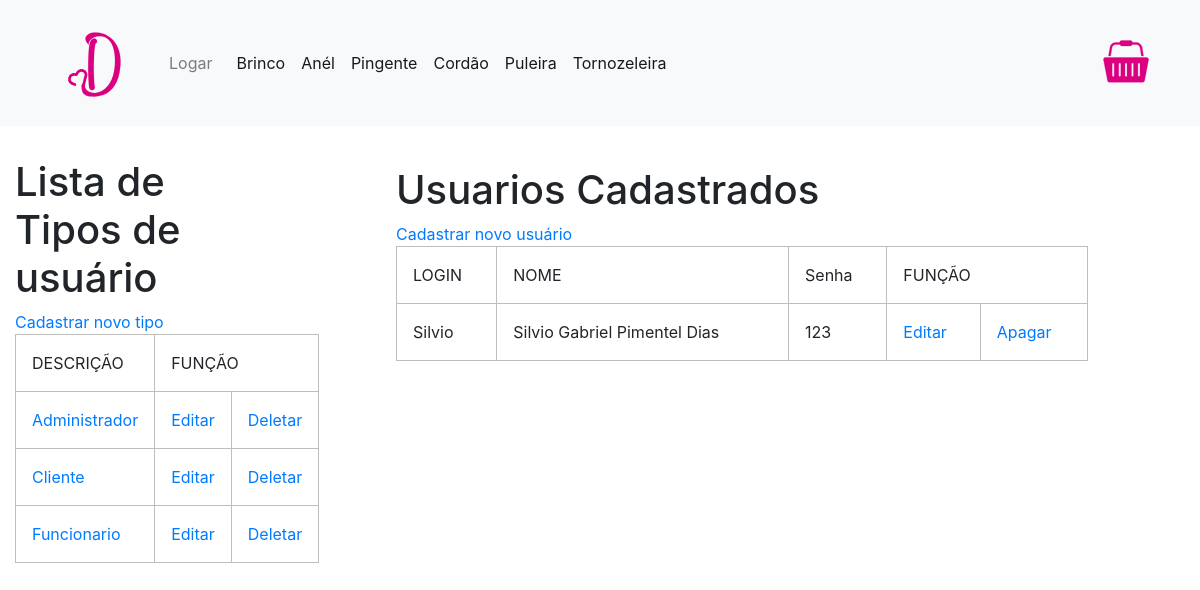
Page /index.php?pagina=usuarios on the committed database.
### tables this page shows
CREATE TABLE tipo_usuario(
	id_tipo INT AUTO_INCREMENT,
    descricao VARCHAR(15) NOT NULL,
    PRIMARY KEY(id_tipo)
    );

CREATE TABLE usuario(
	id_usuario INT AUTO_INCREMENT,
    login VARCHAR(10) NOT NULL,
    senha VARCHAR(15) NOT NULL,
    nome VARCHAR(50) NOT NULL,
    email VARCHAR(30) NOT NULL,
    nascimento DATE,
    endereco VARCHAR(40),
    numero VARCHAR(10),
    complemento VARCHAR(20),
    bairro VARCHAR(25),
    cidade VARCHAR(25),
    estado VARCHAR(2),
    cep VARCHAR(10),
    telefone VARCHAR(14),
    tipo_usuario VARCHAR(20),
    PRIMARY KEY(id_usuario)
);

### paginas/ADMIN/usuarios.php (the view, shortened to what this page needs)
<?php
    if(!isset($_GET['tipoid'])){
    $query = 'SELECT * FROM usuario';
    }else{
        $tipoid = $_GET['tipoid'];
        $query = 'SELECT * FROM usuario WHERE id_tipo ='.$tipoid;
    }
    $consulta = mysqli_query($conexao, $query);
    $query_tipo = 'SELECT * FROM tipo_usuario';
    $tipo = mysqli_query($conexao, $query_tipo);
?>
<div class="containerLista">
    <div class="adminArea">
        <div id="tabelaTipo_usuario" class="col-3">
            <h1>Lista de Tipos de usuário</h1>
            <a class="link_botao" href="?pagina=cadastro_funcionarios">Cadastrar novo tipo</a>
                <table cellspacing=0>
                    <tr>
                        <th>DESCRIÇÃO</th>
                        <th colspan="2">FUNÇÃO</th>
                    </tr>
                    <?php
                        while($linha = mysqli_fetch_array($tipo)){
                            ?>
                        <tr>
                        <td><a href="?pagina=usuarios&tipoid=<?=$linha['id_tipo']?>"><?=$linha['descricao']?></a></td>
                        <td class=tabela-celula><a href="?pagina=cadastro_funcionarios&id_tipo=<?=$linha['id_tipo']?>">Editar</td>
                        <td class=tabela-celula><a href="./script/excluir_tipo_usuario.php?id=<?$linha['id_tipo']?>">Deletar</a></td>
                        </tr>
                    <?php
                        }
                    ?>
                </table>
        </div>
        <div id="tabelaUsuario" class="tabela col-9">
        <h1>Usuarios Cadastrados</h1>
        <a class="link_botao" href="?pagina=cadastro">Cadastrar novo usuário</a>
            <table cellspacing=0>
                <tr>
                    <th>LOGIN</th>
                    <th>NOME</th>
                    <th>Senha</th>
                    <th colspan="3">FUNÇÃO</th>
                </tr>
                <?php
                    while($linha = mysqli_fetch_array($consulta)){
                        ?>
                        <tr>
                        <td><?=$linha['login']?></td>
                        <td><?=$linha['nome']?></td>
                        <td><?=$linha['senha']?></td>
                        <td class=tabela-celula><a href="?pagina=cadastro&id=<?=$linha['id_usuario']?>">Editar</a></td>
                        <td class=tabela-celula><a href="./script/excluir_usuario.php?id=<?=$linha['id_usuario']?>">Apagar</a></td>
                        </tr>
                    <?php
                    }
                    ?>
        </div>
    </div>
</div>

### css/style.css (style rules this page uses)
td,th { border: 1px solid rgb(190, 190, 190); padding: 1rem; white-space: nowrap; }
.containerLista { width: 100%; display: flex; align-items: center; flex-direction: column; padding: 2rem; }
.adminArea { display: flex; justify-content: center; }
.tabela { padding: 2rem; margin: 0.5rem 2rem 0 2rem; }
#tabelaUsuario { display: flex; flex-direction: column; padding: 0 5rem; }

### rows in the picture
tipo_usuario: descricao "Administrador"
tipo_usuario: descricao "Cliente"
tipo_usuario: descricao "Funcionario"
usuario: login "Silvio", nome "Silvio Gabriel Pimentel Dias", senha "123"

### other values in the picture
$login "Logar"
